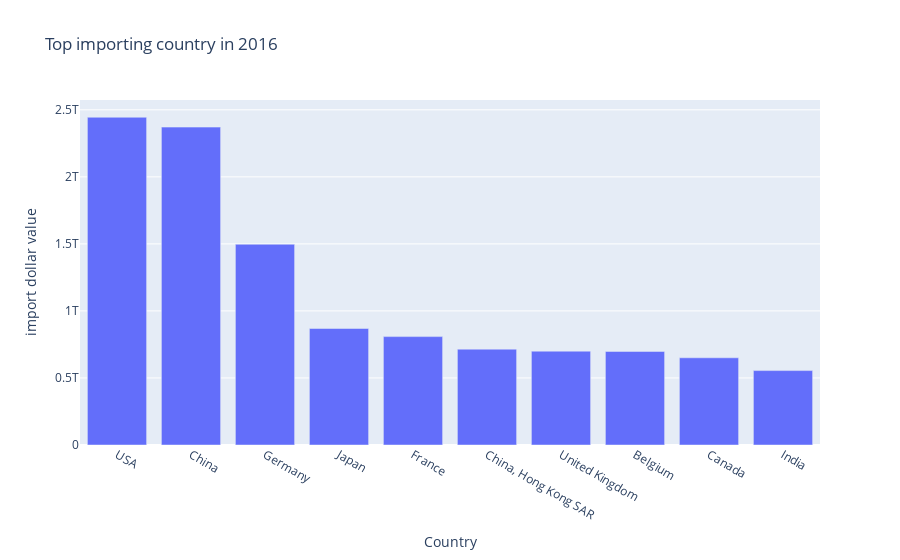

Notebook cell for this chart:
### Code cell
# Top importer 2016

year = 2016

filteredData = topimporter.loc[topimporter['year'] == year].nlargest(n=10, columns = 'trade_usd')
print(filteredData.head(20))

topimporterdata = go.Bar(
    x=filteredData['country_or_area'],
    y=filteredData['trade_usd'],
    name=""
)

topimporterlayout = go.Layout(
    title=f'Top importing country in {year}',
    xaxis = dict(title = 'Country'), # x-axis label
    yaxis = dict(title = 'import dollar value'), # y-axis label

)

topimporterbar = go.Figure(data=[topimporterdata], layout=topimporterlayout)
topimporterbar

### Figure 1 — Plotly figure (JSON) as saved in the notebook; plotly's stock layout.template omitted (floating-point values rounded to 4 significant figures)
{"data": [{"name": "", "type": "bar", "x": ["USA", "China", "Germany", "Japan", "France", "China, Hong Kong SAR", "United Kingdom", "Belgium", "Canada", "India"], "y": [2444609502155, 2371014908085, 1497218159816, 869034237375, 808352833602, 714860324738, 699917582875, 697761409568, 650492123269, 555056233803]}], "layout": {"autosize": true, "title": {"text": "Top importing country in 2016"}, "xaxis": {"autorange": true, "range": [-0.5, 9.5], "title": {"text": "Country"}, "type": "category"}, "yaxis": {"autorange": true, "range": [0, 2573000000000.0], "title": {"text": "import dollar value"}, "type": "linear"}}}
